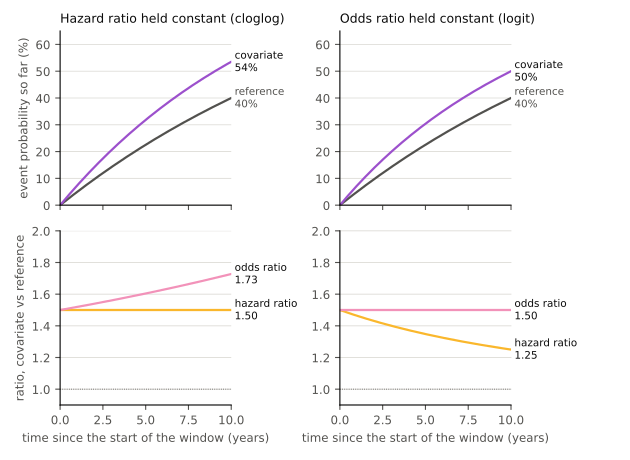

Source code (Python):
"""Figure for app:link (content/appendix/link_choice.tex). Made-up numbers only, no cohort data.

    python3 Thesis_coronary/content/appendix/figures/link_ratios.py

Reference group: constant hazard, 40% event risk by the end of a 10-year window. Second group: hazard ratio 1.5
held constant (left, cloglog) or odds ratio 1.5 held constant (right, logit). Adapted from
reports/hr_vs_or/hr_vs_or.py (which used 42%, the cohort figure; changed to a round 40% for the appendix).
"""
import sys
from pathlib import Path

import matplotlib
matplotlib.use("Agg")
import matplotlib.pyplot as plt
import numpy as np

OUT = Path(__file__).resolve().parent
sys.path.insert(0, str(OUT.parents[2] / "setup"))
from figure_colours import GRID, INK, INK2, SERIES as C  # noqa: E402

plt.rcParams.update({"font.size": 8.5, "axes.titlesize": 9, "axes.titlelocation": "left",
                     "mathtext.fontset": "cm", "pdf.fonttype": 42})

t = np.linspace(0.01, 10, 400)
lam = -np.log(0.60) / 10
F0 = 1 - np.exp(-lam * t)
odds = lambda F: F / (1 - F)

F1_ph = 1 - (1 - F0) ** 1.5
hr_ph = np.full_like(t, 1.5)
or_ph = odds(F1_ph) / odds(F0)

o1 = 1.5 * odds(F0)
F1_po = o1 / (1 + o1)
hr_po = np.gradient(F1_po, t) / (1 - F1_po) / lam
or_po = np.full_like(t, 1.5)


def style(ax):
    ax.grid(axis="y", color=GRID, lw=0.6)
    for s in ("top", "right"):
        ax.spines[s].set_visible(False)
    ax.tick_params(colors=INK2)


fig, ax = plt.subplots(2, 2, figsize=(6.3, 4.6), sharex=True)
for col, (F1, hr, orr, title) in enumerate([
        (F1_ph, hr_ph, or_ph, "Hazard ratio held constant (cloglog)"),
        (F1_po, hr_po, or_po, "Odds ratio held constant (logit)")]):
    top, bot = ax[0, col], ax[1, col]
    style(top); style(bot)
    top.plot(t, 100 * F0, color=INK2, lw=1.6)
    top.plot(t, 100 * F1, color=C[2], lw=1.6)
    top.text(10.2, 100 * F0[-1], f"reference\n{100 * F0[-1]:.0f}%", color=INK2, va="center", fontsize=7.5)
    top.text(10.2, 100 * F1[-1], f"covariate\n{100 * F1[-1]:.0f}%", color=INK, va="center", fontsize=7.5)
    top.set_ylim(0, 65)
    top.set_title(title, color=INK)
    bot.plot(t, hr, color=C[0], lw=1.6)
    bot.plot(t, orr, color=C[1], lw=1.6)
    bot.text(10.2, hr[-1], f"hazard ratio\n{hr[-1]:.2f}", color=INK, va="center", fontsize=7.5)
    bot.text(10.2, orr[-1], f"odds ratio\n{orr[-1]:.2f}", color=INK, va="center", fontsize=7.5)
    bot.axhline(1, color=INK2, lw=0.6, ls=":")
    bot.set_ylim(0.9, 2.0)
    bot.set_xlim(0, 10)
    bot.set_xlabel("time since the start of the window (years)", color=INK2)
ax[0, 0].set_ylabel("event probability so far (%)", color=INK2)
ax[1, 0].set_ylabel("ratio, covariate vs reference", color=INK2)
fig.tight_layout(rect=(0, 0, 0.94, 1))
fig.savefig(OUT / "link_ratios.pdf")
print(f"PH: OR at 10 y {or_ph[-1]:.2f}; PO: HR at 10 y {hr_po[-1]:.2f}; risks {F1_ph[-1]:.3f} {F1_po[-1]:.3f}")
